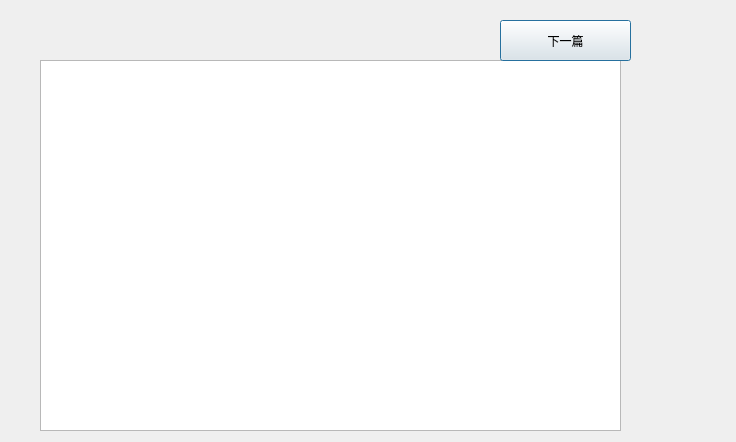
<?xml version="1.0" encoding="UTF-8"?>
<ui version="4.0">
 <class>dialog4_3</class>
 <widget class="QDialog" name="dialog4_3">
  <property name="geometry">
   <rect>
    <x>0</x>
    <y>0</y>
    <width>736</width>
    <height>442</height>
   </rect>
  </property>
  <property name="windowTitle">
   <string>Dialog</string>
  </property>
  <property name="styleSheet">
   <string notr="true">border-image: url(:/C:/Users/陈龙/Desktop/处理后的图/素材10.png);</string>
  </property>
  <widget class="QTextEdit" name="textEdit">
   <property name="geometry">
    <rect>
     <x>40</x>
     <y>60</y>
     <width>581</width>
     <height>371</height>
    </rect>
   </property>
   <property name="styleSheet">
    <string notr="true">border-image: url(:/C:/Users/陈龙/Desktop/处理后的图/透明.png);
color: rgb(255, 255, 255);
font: 12pt &quot;宋体&quot;;</string>
   </property>
  </widget>
  <widget class="QPushButton" name="pushButton">
   <property name="geometry">
    <rect>
     <x>500</x>
     <y>20</y>
     <width>131</width>
     <height>41</height>
    </rect>
   </property>
   <property name="styleSheet">
    <string notr="true">border-image: url(:/C:/Users/陈龙/Desktop/处理后的图/按钮2.png);
font: 75 14pt &quot;微软雅黑&quot;;
color: rgb(0, 0, 0);</string>
   </property>
   <property name="text">
    <string>下一篇</string>
   </property>
  </widget>
 </widget>
 <resources/>
 <connections/>
</ui>
